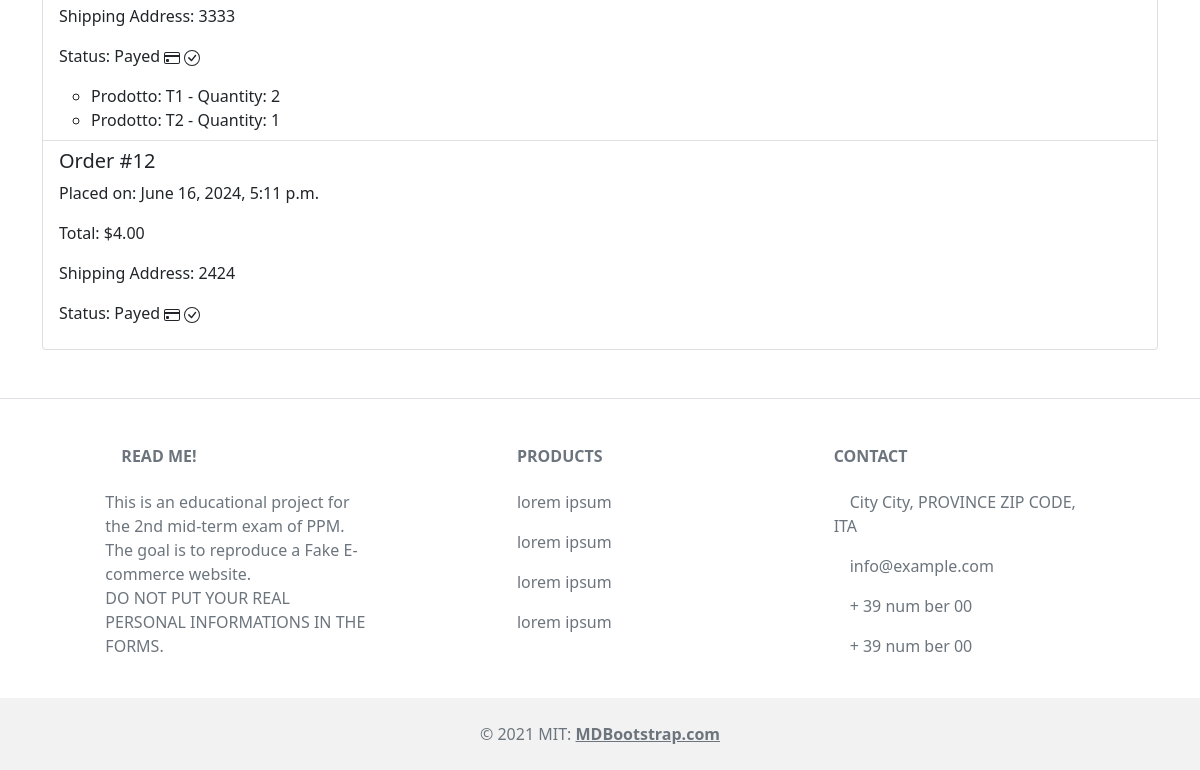
/orders/order-history/ (signed in, lower part), run on an earlier commit of the app's database.
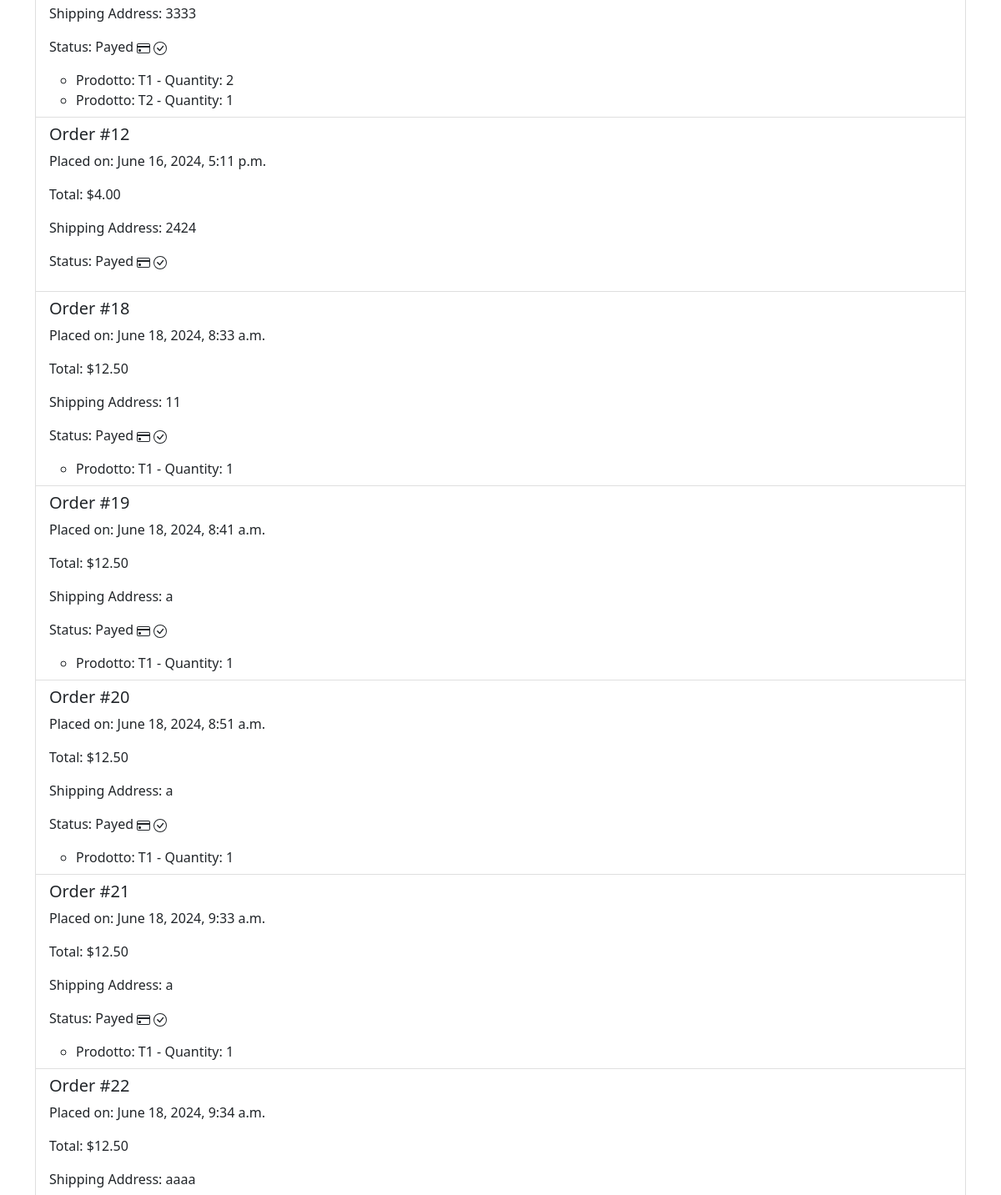
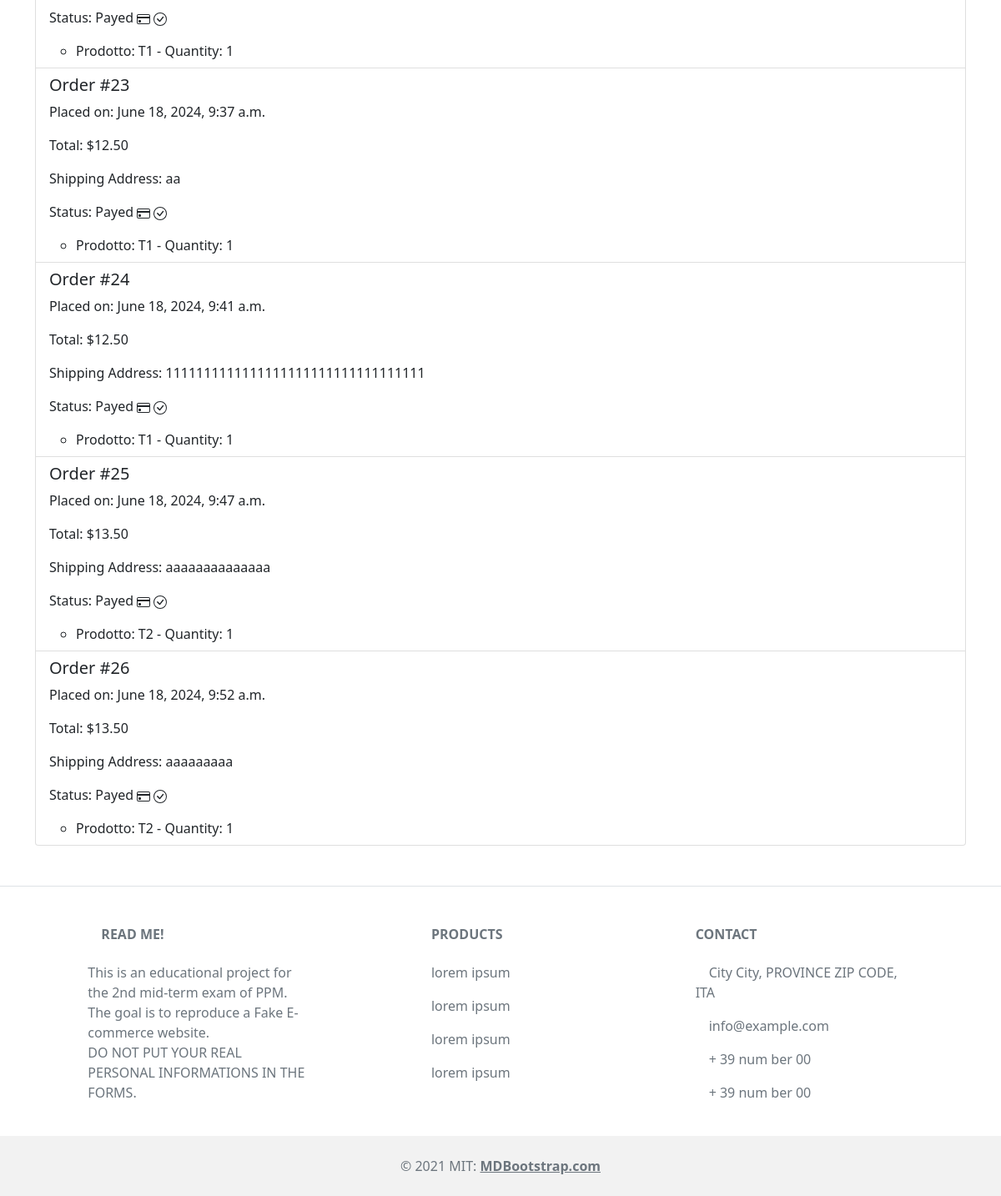
And on a later commit of the database (2 pictures, top to bottom).
### orders/models.py (models this page shows, shortened)
class Order(models.Model):
    user = models.ForeignKey(settings.AUTH_USER_MODEL, on_delete=models.CASCADE)
    address = models.CharField(max_length=255)
    first_name = models.CharField(max_length=50)
    last_name = models.CharField(max_length=50)
    card_number = models.CharField(max_length=16)
    card_expiry = models.CharField(max_length=5)
    card_cvv = models.CharField(max_length=3)
    created_at = models.DateTimeField(auto_now_add=True)
    updated_at = models.DateTimeField(auto_now=True)
    total = models.DecimalField(max_digits=10, decimal_places=2)

class OrderItem(models.Model):
    order = models.ForeignKey(Order, related_name='items', on_delete=models.CASCADE)
    product = models.ForeignKey(Product, on_delete=models.CASCADE)
    quantity = models.PositiveIntegerField(default=1)

### store/models.py (models this page shows, shortened)
class Product(models.Model):
    category = models.ForeignKey(Category, related_name='product', on_delete=models.CASCADE)
    created_by = models.ForeignKey(settings.AUTH_USER_MODEL, on_delete=models.CASCADE, related_name='product_creator')
    title = models.CharField(max_length=255)
    author = models.CharField(max_length=255, default='admin')
    description = models.TextField(blank=True)
    image = models.ImageField(upload_to='images/')
    slug = models.SlugField(max_length=255)
    price = models.DecimalField(max_digits=4, decimal_places=2)
    in_stock = models.BooleanField(default=True)
    is_active = models.BooleanField(default=True)
    created = models.DateTimeField(auto_now_add=True)
    updated = models.DateTimeField(auto_now=True)
    objects = models.Manager()
    products = ProductManager()
    class Meta:
        verbose_name_plural = "Products"
        ordering = ('-created',)

### orders/views.py (the view)
# urls.py: path('order-history/', views.order_history, name='order_history'),
@login_required
def order_history(request):
    orders = Order.objects.filter(user=request.user)
    return render(request, 'orders/order_history.html', {'orders': orders})

### basket/basket.py (called while the page is built)
    def __len__(self):
        return sum(item['qty'] for item in self.basket.values())

### basket/context_processor.py (called while the page is built)
def basket(request):
    return {'basket': Basket(request)}

### store/models.py (called while the page is built)
    def get_absolute_url(self):
        return reverse('store:category_list', args=[self.slug])

### store/views.py (called while the page is built)
def categories(request):
    return{
        'categories': Category.objects.all()
    }

### templates/orders/order_history.html (shortened to what this page needs)
{% extends "../store/base.html" %}
{% load static %}
{% block content %}
<div class="container mt-5">
    <ul class="list-group">
        {% for order in orders %}
        <li class="list-group-item">
            <h5>Order #{{ order.id }}</h5>
            <p>Placed on: {{ order.created_at }}</p>
            <p>Total: ${{ order.total }}</p>
            <p>Shipping Address: {{ order.address }}</p>
            <p>Status: Payed
</p>
            <ul>
                {% for item in order.items.all %}
                <li>Prodotto: {{ item.product.title }} - Quantity: {{ item.quantity }}</li>
                {% endfor %}
            </ul>
        </li>
        {% endfor %}
    </ul>
</div>
{% endblock %}

What changed in the data, as far as the page shows it:
added Order: id "18", created_at "June 18, 2024, 8:33 a.m.", total "12.50", address "11"
added OrderItem: product "T1", quantity "1", shown under "18"
added Order: id "19", created_at "June 18, 2024, 8:41 a.m.", total "12.50", address "a"
added OrderItem: product "T1", quantity "1", shown under "19"
added Order: id "20", created_at "June 18, 2024, 8:51 a.m.", total "12.50", address "a"
added OrderItem: product "T1", quantity "1", shown under "20"
added Order: id "21", created_at "June 18, 2024, 9:33 a.m.", total "12.50", address "a"
added OrderItem: product "T1", quantity "1", shown under "21"
added Order: id "22", created_at "June 18, 2024, 9:34 a.m.", total "12.50", address "aaaa"
added OrderItem: product "T1", quantity "1", shown under "22"
added Order: id "23", created_at "June 18, 2024, 9:37 a.m.", total "12.50", address "aa"
added OrderItem: product "T1", quantity "1", shown under "23"
added Order: id "24", created_at "June 18, 2024, 9:41 a.m.", total "12.50", address "1111111111111111111111111111111111"
added OrderItem: product "T1", quantity "1", shown under "24"
added Order: id "25", created_at "June 18, 2024, 9:47 a.m.", total "13.50", address "aaaaaaaaaaaaaa"
added OrderItem: product "T2", quantity "1", shown under "25"
added Order: id "26", created_at "June 18, 2024, 9:52 a.m.", total "13.50", address "aaaaaaaaa"
added OrderItem: product "T2", quantity "1", shown under "26"
